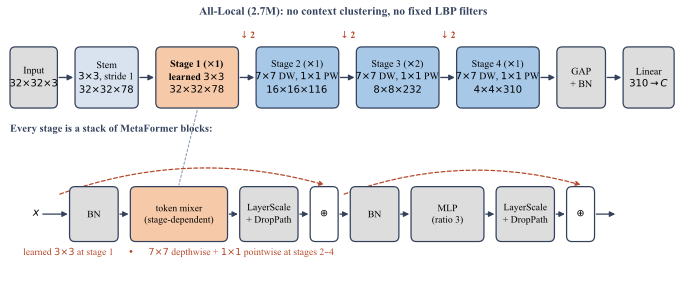

Recreate this plot in Python.
"""Figure 1: the All-Local (2.7M) architecture.

Macro pipeline on top, MetaFormer block detail below. No context clustering and no
LBPConv appear anywhere: the stage-1 token mixer is a learned 3x3 convolution and
stages 2-4 use 7x7 depthwise + 1x1 pointwise.

Geometry follows configs/ablations/hbcc_alllocal_2_68m_conv3x3_dw7.yaml:
    embed_dims [78, 116, 232, 310], depths [1, 1, 2, 1], stem stride 1, mlp ratio 3.

Only matplotlib mathtext is used, so no \\textbf, \\quad or \\, may appear in labels.

Renders at 7.0 x 2.9 in for a two-column \\begin{figure*}.
Run:  python paper/figures/fig1_architecture.py
Out:  paper/figures/fig1_architecture.pdf (+ .png preview)
"""
from pathlib import Path

import matplotlib
matplotlib.use("Agg")
import matplotlib.pyplot as plt
from matplotlib.patches import FancyArrowPatch, FancyBboxPatch

OUT = Path(__file__).resolve().parent

# Colour-blind safe, prints legibly in greyscale.
C_STEM = "#D9E3F0"
C_S1 = "#F6C9A8"   # learned 3x3 stage
C_S47 = "#A8C8E8"  # 7x7 depthwise stages
C_HEAD = "#DDDDDD"
C_EDGE = "#33415C"
C_ACCENT = "#B5482A"

plt.rcParams.update({
    "font.family": "serif",
    "font.serif": ["Times New Roman", "DejaVu Serif"],
    "font.size": 7.2,
    "pdf.fonttype": 42,
    "ps.fonttype": 42,
})

W, H = 112.0, 46.0


def box(ax, x, y, w, h, text, fc, fontsize=7.2, weight="normal", lw=0.9):
    ax.add_patch(FancyBboxPatch(
        (x, y), w, h, boxstyle="round,pad=0,rounding_size=0.9",
        facecolor=fc, edgecolor=C_EDGE, linewidth=lw, zorder=2))
    ax.text(x + w / 2, y + h / 2, text, ha="center", va="center",
            fontsize=fontsize, fontweight=weight, zorder=3, linespacing=1.4)


def arrow(ax, x0, y0, x1, y1, lw=1.0, color=C_EDGE):
    ax.add_patch(FancyArrowPatch(
        (x0, y0), (x1, y1), arrowstyle="-|>", mutation_scale=8,
        linewidth=lw, color=color, zorder=4, shrinkA=0, shrinkB=0))


fig, ax = plt.subplots(figsize=(7.0, 2.9))
ax.set_xlim(0, W)
ax.set_ylim(0, H)
ax.axis("off")

ax.text(W / 2, H - 0.8, "All-Local (2.7M): no context clustering, no fixed LBP filters",
        ha="center", va="top", fontsize=8.2, fontweight="bold", color=C_EDGE)

# ---------------------------------------------------------------- macro pipeline
TOP_Y, BH, GAP = 29.0, 9.8, 2.9
stages = [
    (7.8,  "Input\n$32{\\times}32{\\times}3$", C_HEAD, "normal"),
    (10.4, "Stem\n$3{\\times}3$, stride 1\n$32{\\times}32{\\times}78$", C_STEM, "normal"),
    (13.6, "Stage 1 ($\\times$1)\nlearned $3{\\times}3$\n$32{\\times}32{\\times}78$", C_S1, "bold"),
    (13.6, "Stage 2 ($\\times$1)\n$7{\\times}7$ DW, $1{\\times}1$ PW\n$16{\\times}16{\\times}116$", C_S47, "normal"),
    (13.6, "Stage 3 ($\\times$2)\n$7{\\times}7$ DW, $1{\\times}1$ PW\n$8{\\times}8{\\times}232$", C_S47, "normal"),
    (13.6, "Stage 4 ($\\times$1)\n$7{\\times}7$ DW, $1{\\times}1$ PW\n$4{\\times}4{\\times}310$", C_S47, "normal"),
    (8.0,  "GAP\n+ BN", C_HEAD, "normal"),
    (8.4,  "Linear\n$310{\\rightarrow}C$", C_HEAD, "normal"),
]
xs = 1.2
span = []
for i, (w, label, fc, weight) in enumerate(stages):
    box(ax, xs, TOP_Y, w, BH, label, fc, weight=weight)
    span.append((xs, xs + w))
    if i < len(stages) - 1:
        arrow(ax, xs + w + 0.3, TOP_Y + BH / 2, xs + w + GAP - 0.3, TOP_Y + BH / 2)
    xs += w + GAP

# stride-2 downsampling sits on the three inter-stage arrows
for a, b in [(2, 3), (3, 4), (4, 5)]:
    xmid = (span[a][1] + span[b][0]) / 2
    ax.text(xmid, TOP_Y + BH + 0.9, "$\\downarrow$2", ha="center", va="bottom",
            fontsize=7.0, color=C_ACCENT, fontweight="bold")

# ---------------------------------------------------------------- block detail
ax.text(1.2, 25.6, "Every stage is a stack of MetaFormer blocks:",
        ha="left", va="center", fontsize=7.6, fontweight="bold", color=C_EDGE)

BOT_Y, BBH, BGAP = 7.6, 8.8, 2.0
detail = [
    (8.0,  "BN", C_HEAD),
    (16.0, "token mixer\n(stage-dependent)", C_S1),
    (9.6,  "LayerScale\n+ DropPath", C_HEAD),
    (4.6,  "$\\oplus$", "white"),
    (8.0,  "BN", C_HEAD),
    (12.0, "MLP\n(ratio 3)", C_HEAD),
    (9.6,  "LayerScale\n+ DropPath", C_HEAD),
    (4.6,  "$\\oplus$", "white"),
]
bx = 11.0
dsp = []
for i, (w, label, fc) in enumerate(detail):
    box(ax, bx, BOT_Y, w, BBH, label, fc, fontsize=7.0)
    dsp.append((bx, bx + w))
    if i < len(detail) - 1:
        arrow(ax, bx + w + 0.3, BOT_Y + BBH / 2, bx + w + BGAP - 0.3, BOT_Y + BBH / 2, lw=0.9)
    bx += w + BGAP

cy = BOT_Y + BBH / 2
ax.text(6.1, cy, "$x$", ha="right", va="center", fontsize=7.8)
arrow(ax, 6.6, cy, dsp[0][0] - 0.3, cy, lw=0.9)
arrow(ax, dsp[-1][1] + 0.3, cy, dsp[-1][1] + 3.4, cy, lw=0.9)

# residual skips, arcing shallowly above the block row so they clear the heading
for src_x, dst in [(dsp[0][0] - 1.6, 3), (dsp[3][1] + 1.0, 7)]:
    tgt = (dsp[dst][0] + dsp[dst][1]) / 2
    ax.add_patch(FancyArrowPatch(
        (src_x, BOT_Y + BBH - 1.2), (tgt, BOT_Y + BBH + 0.3),
        connectionstyle="arc3,rad=-0.16", arrowstyle="-|>", mutation_scale=7,
        linewidth=0.9, color=C_ACCENT, linestyle=(0, (3, 2)), zorder=1,
        shrinkA=0, shrinkB=0))

# which mixer each stage uses
mixer_cx = (dsp[1][0] + dsp[1][1]) / 2
ax.add_patch(FancyArrowPatch(
    ((span[2][0] + span[2][1]) / 2, TOP_Y - 0.4), (mixer_cx, BOT_Y + BBH + 0.3),
    arrowstyle="-", linewidth=0.8, color="#90A0B4", linestyle=(0, (2, 2)), zorder=0,
    shrinkA=0, shrinkB=0))
ax.text(mixer_cx, BOT_Y - 1.0,
        "learned $3{\\times}3$ at stage 1      •      "
        "$7{\\times}7$ depthwise + $1{\\times}1$ pointwise at stages 2–4",
        ha="center", va="top", fontsize=7.0, color=C_ACCENT)

fig.tight_layout(pad=0.1)
fig.savefig(OUT / "fig1_architecture.pdf", bbox_inches="tight", pad_inches=0.02)
fig.savefig(OUT / "fig1_architecture.png", dpi=400, bbox_inches="tight", pad_inches=0.02)
print("wrote", OUT / "fig1_architecture.pdf")
